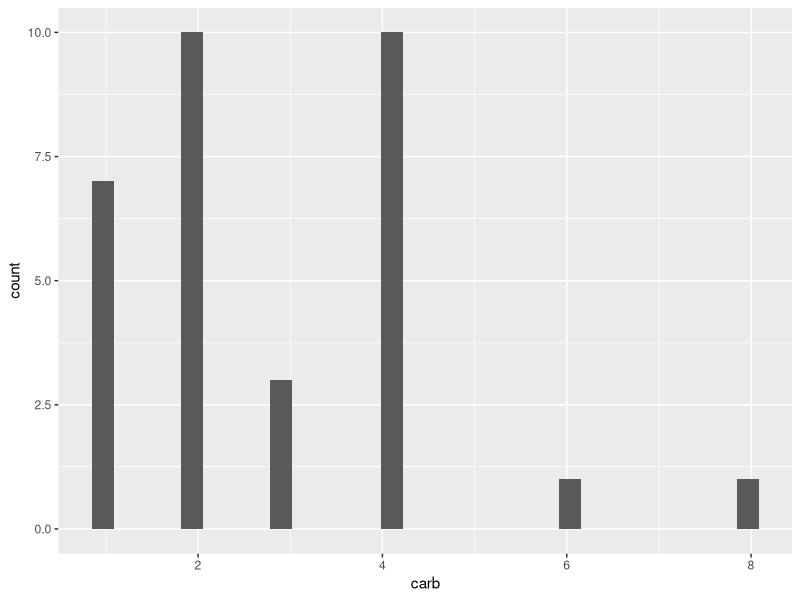
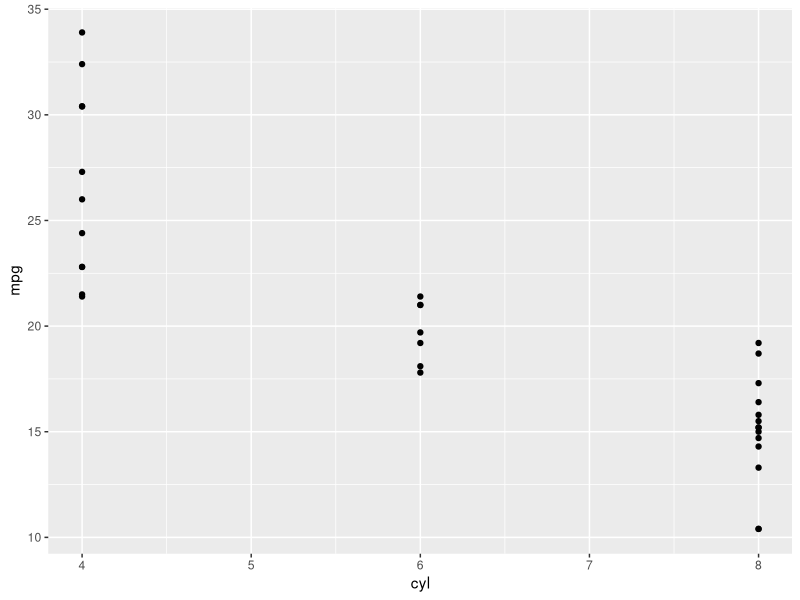

These figures' R source, in order:
#example code for doing simple, robust data flagging using dplyr(), I use "robust" meaning
  #it can be ran over data over and over, depending on how you set up filtering logic 
  #(e.g. having appropriate grouping variables). This was originally written by
  #Dylan Glaser March 15, 2019 - dylan.glaser1@ucalgary.ca to help my field crew locate
  #errors in data entry | updated Aug. 24, 2020

#load your "data" (an example in this case) and packages
library(dplyr) #to wrangle data 
library(ggplot2) #to make pretty plots 
data <- mtcars %>%
  mutate(make_mod = rownames(mtcars), #switch rownames to column because I like that
         data_flag = as.character("")) #new empty column to populate with flags

#I've created the flag column. Now let's use logic to create a flag. Say I want to check 
  #for low values of mpg below a certain threshold. You can figure out a good cutoff
  #by plotting your data and looking for potential outliers. If looking at a single 
  #variable (i.e. not a relationship among variables) you can check with a histogram.
ggplot(data, aes(carb)) +
  geom_histogram()

#looks like there could be potential outliers in cars with more than 5 carbs - we can flag
  #that to check it later
data <- data %>%
  mutate(data_flag = ifelse(carb > 5, #what to flag 
                            "high_carb, ", #write the flag code and inlude ", " at end so we 
                                            #can add multiple flags later
                            data_flag)) #what to do with rows that don't meet that critera - leave alone!

#sometimes you want to look at specific relationships. Lets look at how much power a car has
  #via ("cyl") and compare it to "mpg" to find potential values that are high in each cyl group
ggplot(data, aes(x=cyl, y=mpg)) +
  geom_point()

#the values look pretty normally distributed but let's flag the top 2 best ones just in case
  #you wanted to double check the data. Note how now we need a paste argument to retain the
  #old data flag from the previous step. You need this in all flags except the first. 
data <- data %>%
  group_by(cyl) %>%
  mutate(best_mpg_by_cyl = dense_rank(-mpg)) %>% #helper column to sort (rank by highest)
  mutate(data_flag = ifelse(best_mpg_by_cyl >= 2, #what to flag 
                            paste(data_flag, "high_mpg_by_cyl, "), #use paste to flag over old flags
                            data_flag)) %>% #rows that don't meet that critera
  select(-best_mpg_by_cyl) #drop the helper column


#conditionally subset and mutate data - here I filter out a slice of rows I am interested
  #in - in this case 3 and 4 gear cars. This could be anything (e.g.species, age, site,
  #whatever). It's important to build a conceptual flow chart before flagging data to 
  #identify when subsetting is important. 
sub <- data %>%
  filter(gear %in% c(3,4))%>%
  arrange(cyl, hp)%>%
  group_by(cyl)%>% 
  mutate(HpByCyl=dense_rank(hp)) 
  
#let's say I want to double check the "HpByCyl" vector that is ranked <2 because that data 
  #is such low values that I suspect it could be errors. I'll do this by flagging the data 
  #so I can go into my source file and go through them case by case. 
sub <- sub %>%
  mutate(data_flag = ifelse(HpByCyl < 2, #tell it the logic to flag on
                paste("Check_HpByCyl, ", data_flag), #tell it what to use as the flag
                data_flag)) %>% #tell it what to do if the condition is not met. In this case, 
  select(-HpByCyl)                              #we want to preserve the old flag

#now we need to put this subsetted data back in with the rest of the data. Need to pull
  #data out of sub that was not filtered for flagging, and do this with a "by" argument
  #this "by" needs to be a unique row identifier, in the case of fish you may need to have
  #multiple arguments passed to by (e.g. by=c("site", "date", "species", "length"))
sub_2 <- anti_join(data, sub, by="make_mod") 
                            
#then bind the data back together. if this New object is a different size than the first
  #there is a problem with the logic. 
NewData <- bind_rows(sub_2, sub)

#then you can write this dataframe to a csv and go through the rows and look at field 
  #notes for errors one by one. I'll filter to some common thing in excel like identifiers
  #that match the data sheets I am looking at, like site and day. 
